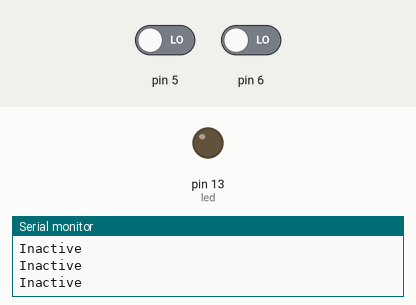
This sketch was run on a simulated Arduino Uno, built with avr-gcc and run on an emulated ATmega328P. On the bench: output pins drawn as LEDs (lit = HIGH), the last lines printed to the serial monitor. The test bench sets the inputs (shaded band); at power-on: pin 5 LOW, pin 6 LOW.

Above: at 2.8 s.
2.9 s: pin 5 driven HIGH
At 3.4 s:
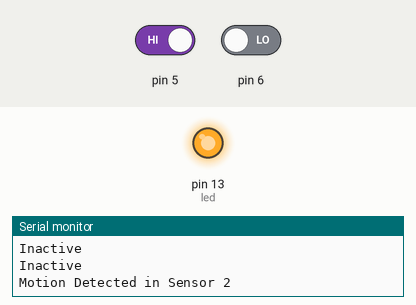
Timing chart, 0 to 5.9 s (numbered marks = the images above; inputs shaded):
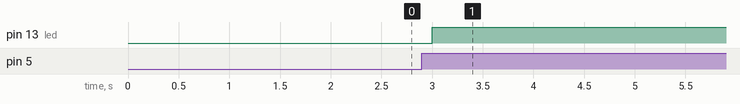

Measured:
- after the input at 2.9 s, pin 13 (led): LOW → HIGH after 0.10 s

The sketch:

code_for_task_10.ino
```cpp
int led=13; // led pin
void setup() {
  // put your setup code here, to run once:
  Serial.begin(9600);
  pinMode(6, INPUT);
  pinMode(5, INPUT);
  pinMode(led, OUTPUT);//setting led as output
}

void loop() {
  // put your main code here, to run repeatedly:

  //Sensor 1
  if (digitalRead(6) == HIGH) {
    Serial.println("Motion Detected in Sensor 1");
    digitalWrite(13, HIGH);
    delay(10000);
  }
  if (digitalRead(5) == HIGH) {
    Serial.println("Motion Detected in Sensor 2");
    digitalWrite(13, HIGH);
    delay(10000);
  }
  else {
    Serial.println("Inactive");
    digitalWrite(13, LOW);
  }
    delay(1000);

}
```
